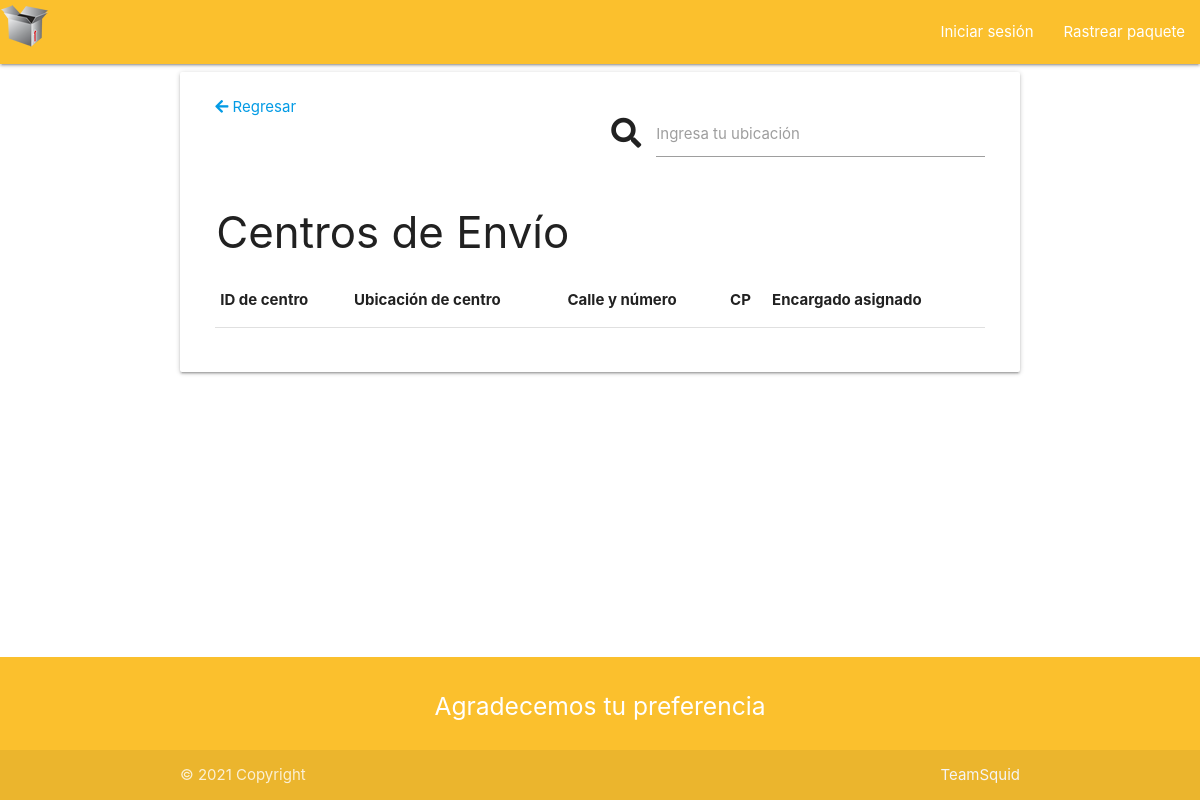
The app's page /pages/listadoCentros.php, older data.
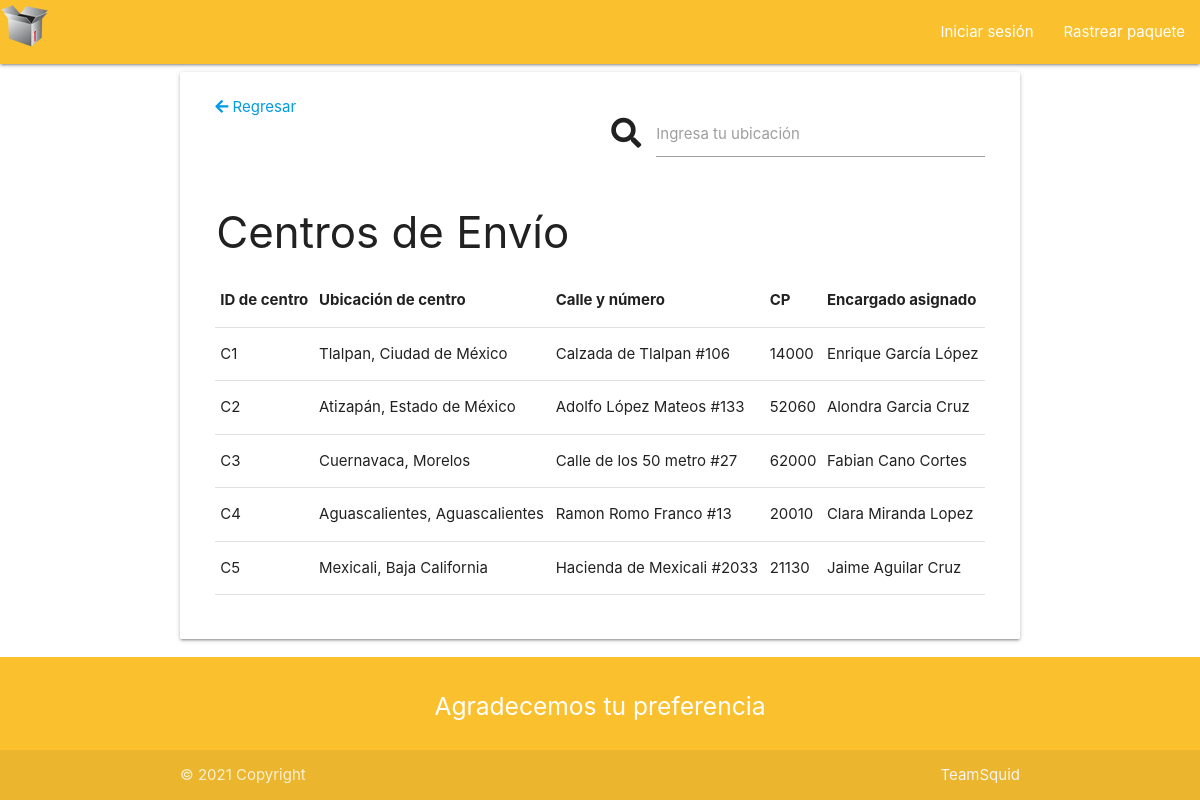
The same page, newer data.
### tables this page shows
CREATE TABLE `centros` (
  `id` int(11) NOT NULL,
  `ubicacion` varchar(70) NOT NULL,
  `calle` varchar(70) NOT NULL,
  `CP` varchar(6) NOT NULL,
  `encargado` varchar(50) NOT NULL
);

### pages/listadoCentros.php (the view, shortened to what this page needs)
<?php
$sesion = isset($_SESSION["login"]);
?>
<!DOCTYPE html>
<html lang="es">
<head>
<link href="https://cdnjs.cloudflare.com/ajax/libs/font-awesome/5.15.3/css/all.min.css" rel="stylesheet">
<link href="./../materialize/css/materialize.min.css" rel="stylesheet">
<link href="./../js/jquery-confirm-v3.3.4/dist/jquery-confirm.min.css" rel="stylesheet">
<link href="./../css/general.css" rel="stylesheet">
</head>
<body>
	<header>
		<nav class="yellow darken-2">
			<div class="nav-wrapper">
			<a href="./../index.php" class="brand-logo"><img src="./../img/boxLogo50.png"></a>
			<ul class="right hide-on-med-and-down">
				<li><a href='<?php if($sesion) echo "./logout.php"; else echo "./login.html";?>'><?php if($sesion) echo "Cerrar sesión"; else echo "Iniciar sesión";?></a></li>
				<li><a href='./rastrear.php'>Rastrear paquete</a></li>
			</ul>
			</div>
		</nav>
	</header>
	<main>
        <div class="container">
			<div class="card">
                <div class="card-stacked">
					<div class="card-content">
                        <div class="row">
                            <div class="col s12 m6">
                                 <a href="./../index.php"><i class="fas fa-arrow-left"></i> Regresar</a>
                            </div>
							<div class="input-field col s12 m6">
                                    <i class="material-icons prefix fas fa-search"></i>
                                    <input type="text" id="buscarCentros" class="autocomplete">
                                    <label for="buscarCentros">Ingresa tu ubicación</label>
                            </div>
                        </div>
                        <h3>&nbspCentros de Envío</h3>
                        <div class="row">
							<div class="col s12 m12">
							<?php
						$link = new PDO('mysql:host=localhost;dbname=squid', 'root', '');
						?>
								<table class="responsive-table">
									<thead>
										<tr>
											<th>ID de centro</th>
											<th>Ubicación de centro</th>
											<th>Calle y número</th>
											<th>CP</th>
                                            <th>Encargado asignado</th>
										</tr>
									</thead>
									<?php foreach ($link->query('SELECT * from centros') as $row){  ?>
										<tr>
										<td><?php echo "C".$row['id']   ?></td>
										<td><?php echo $row['ubicacion'] ?></td>
 									   <td><?php echo $row['calle'] ?></td>
										<td><?php echo $row['CP'] ?></td>
										<td><?php echo $row['encargado'] ?></td>
										</tr>
										<?php
										}
										?>
								</table>
							</div>
						</div>
					</div>
				</div>
			</div>
        </div>
	</main>
	<footer class="page-footer yellow darken-2">
		<div class="container">
		  <div class="row">
		  <div class="col s12 m4 l2"><p></p></div>
			<div class="col s12 m12 l8 center-align">
			  <h5 class="white-text">Agradecemos tu preferencia</h5>
			</div>
			<div class="col s12 m4 l2"><p></p></div>
		</div>
		</div>
		<div class="footer-copyright">
		  	<div class="container">
				© 2021 Copyright
				<a class="grey-text text-lighten-4 right" href="./../index.php">TeamSquid</a>
		  	</div>
		</div>
	</footer>
</body>
</html>

### css/general.css (style rules this page uses)
body { display: flex; min-height: 100vh; flex-direction: column; }
main { flex: 1 0 auto; }

Row changes from the older to the newer data that the page shows:
added centros: id "1", ubicacion "Tlalpan, Ciudad de México", calle "Calzada de Tlalpan #106", CP "14000", encargado "Enrique García López"
added centros: id "2", ubicacion "Atizapán, Estado de México", calle "Adolfo López Mateos #133", CP "52060", encargado "Alondra Garcia Cruz"
added centros: id "3", ubicacion "Cuernavaca, Morelos", calle "Calle de los 50 metro #27", CP "62000", encargado "Fabian Cano Cortes"
added centros: id "4", ubicacion "Aguascalientes, Aguascalientes", calle "Ramon Romo Franco #13", CP "20010", encargado "Clara Miranda Lopez"
added centros: id "5", ubicacion "Mexicali, Baja California", calle "Hacienda de Mexicali #2033", CP "21130", encargado "Jaime Aguilar Cruz"
